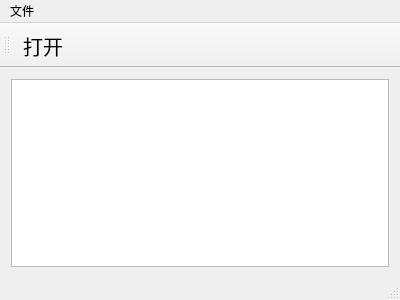
<?xml version="1.0" encoding="UTF-8"?>
<ui version="4.0">
 <class>MainWindow</class>
 <widget class="QMainWindow" name="MainWindow">
  <property name="geometry">
   <rect>
    <x>0</x>
    <y>0</y>
    <width>400</width>
    <height>300</height>
   </rect>
  </property>
  <property name="windowTitle">
   <string>MainWindow</string>
  </property>
  <widget class="QWidget" name="centralWidget">
   <layout class="QVBoxLayout" name="verticalLayout_2">
    <item>
     <layout class="QVBoxLayout" name="verticalLayout">
      <item>
       <widget class="QPlainTextEdit" name="plainTextEdit"/>
      </item>
     </layout>
    </item>
   </layout>
  </widget>
  <widget class="QMenuBar" name="menuBar">
   <property name="geometry">
    <rect>
     <x>0</x>
     <y>0</y>
     <width>400</width>
     <height>25</height>
    </rect>
   </property>
   <widget class="QMenu" name="menu">
    <property name="title">
     <string>文件</string>
    </property>
    <addaction name="openFileAction"/>
    <addaction name="newFileAction"/>
   </widget>
   <addaction name="menu"/>
  </widget>
  <widget class="QToolBar" name="mainToolBar">
   <attribute name="toolBarArea">
    <enum>TopToolBarArea</enum>
   </attribute>
   <attribute name="toolBarBreak">
    <bool>false</bool>
   </attribute>
   <addaction name="openFileAction"/>
  </widget>
  <widget class="QStatusBar" name="statusBar"/>
  <action name="openFileAction">
   <property name="text">
    <string>打开</string>
   </property>
   <property name="font">
    <font>
     <pointsize>15</pointsize>
    </font>
   </property>
  </action>
  <action name="newFileAction">
   <property name="text">
    <string>新建</string>
   </property>
  </action>
 </widget>
 <layoutdefault spacing="6" margin="11"/>
 <resources/>
 <connections/>
</ui>
